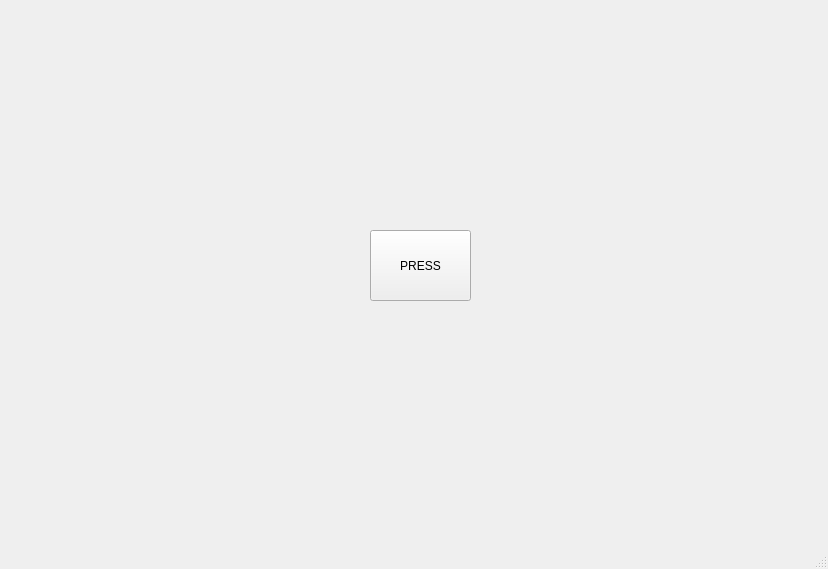
<?xml version="1.0" encoding="UTF-8"?>
<ui version="4.0">
 <class>MainWindow</class>
 <widget class="QMainWindow" name="MainWindow">
  <property name="geometry">
   <rect>
    <x>0</x>
    <y>0</y>
    <width>828</width>
    <height>569</height>
   </rect>
  </property>
  <property name="windowTitle">
   <string>MainWindow</string>
  </property>
  <widget class="QWidget" name="centralwidget">
   <widget class="QPushButton" name="pushButton">
    <property name="geometry">
     <rect>
      <x>370</x>
      <y>230</y>
      <width>101</width>
      <height>71</height>
     </rect>
    </property>
    <property name="text">
     <string>PRESS</string>
    </property>
   </widget>
  </widget>
  <widget class="QMenuBar" name="menubar">
   <property name="geometry">
    <rect>
     <x>0</x>
     <y>0</y>
     <width>828</width>
     <height>18</height>
    </rect>
   </property>
  </widget>
  <widget class="QStatusBar" name="statusbar"/>
 </widget>
 <resources/>
 <connections/>
</ui>
